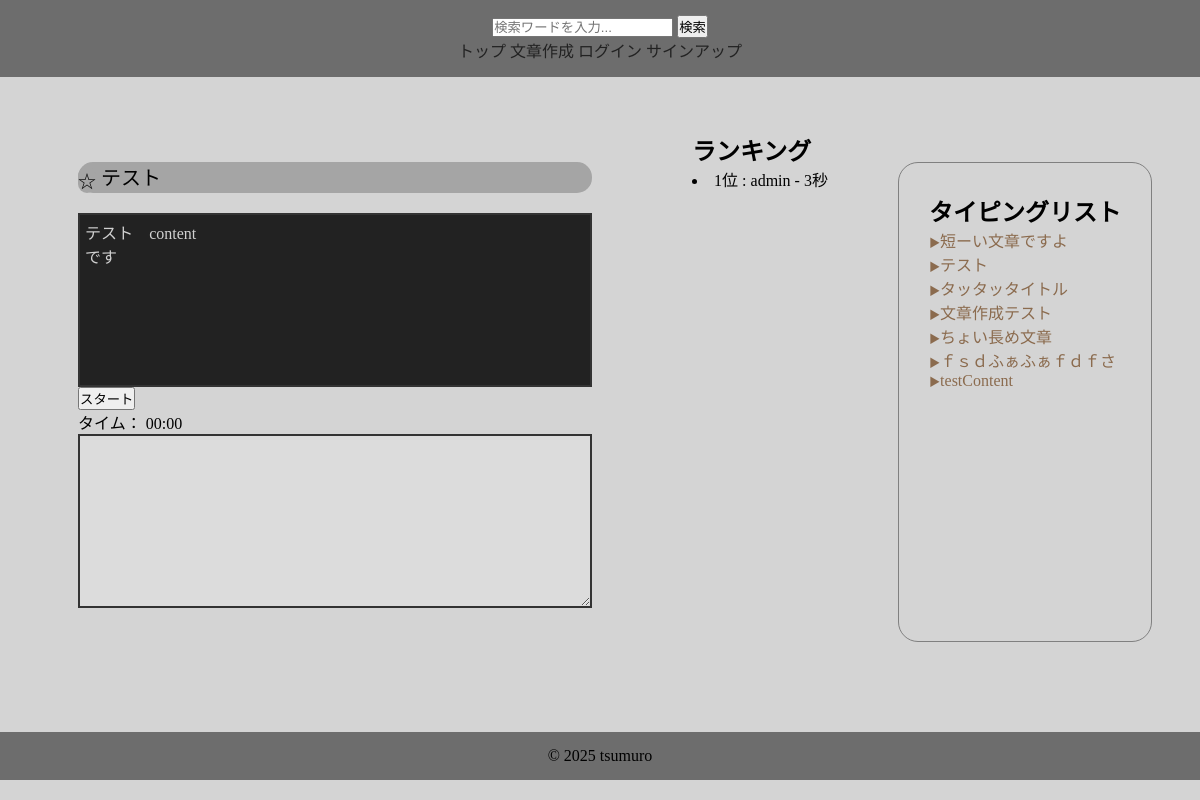
/1/, run on the app's committed database.
### contentapp/models.py (models this page shows, shortened)
class Content(models.Model):
    user = models.ForeignKey(
        settings.AUTH_USER_MODEL,
        on_delete=models.SET_NULL,
        null=True,
        blank=True
    )
    title = models.CharField(max_length=30, unique=True)
    sentence = models.TextField()
    category = models.ForeignKey(
        Category,
        on_delete=models.SET_NULL,
        null=True,
        blank=True,
    )
    is_public = models.BooleanField(default=True)
    play_count = models.IntegerField(default=0)
    created_at = models.DateTimeField(auto_now_add=True)

### typingapp/models.py (models this page shows, shortened)
class History(models.Model):
    user = models.ForeignKey(CustomUser, on_delete=models.CASCADE)
    title = models.ForeignKey(Content, on_delete=models.CASCADE)
    typing_time = models.IntegerField()

### accounts/models.py (models this page shows)
class CustomUser(AbstractUser):
    pass

### typingapp/views.py (the view, shortened to what this page needs)
# urls.py: path('<int:pk>/', views.IndexView.as_view(), name='typing'),
class IndexView(generic.DetailView):
    model = Content
    template_name = "index.html"
    context_object_name = "content_object"
    def get_object(self, queryset=None):
        pk = self.kwargs.get("pk", 1)
        return Content.objects.get(pk=pk)
    def get_context_data(self, **kwargs):
        context = super().get_context_data(**kwargs)
        pk = self.kwargs['pk']
        content = Content.objects.get(pk=pk)
        if self.request.user.is_authenticated:
            is_favorite = Favorite.objects.filter(user=self.request.user, title=content).exists()
        else:
            is_favorite = False
        context['is_favorite'] = is_favorite
        context['content_list'] = Content.objects.filter(is_public=True).order_by('-play_count')
        context['ranking_list'] = History.objects.filter(title__title=self.object.title).order_by("typing_time")
        return context

### typingapp/templates/index.html (shortened to what this page needs)
{% extends "base.html" %}
{% load static %}
{% block contents %}
<div class="index-content">
    <div class="typing-content">
        <div id="title">
            <form method="POST">
                <p>
                    {% if is_favorite %}
                    <input type="hidden" name="action" value="delete_favorite">
                    <button id="favorite-button" type="submit">★</button>
                    {% else %}
                    <button id="favorite-button" type="submit">☆</button>
                    {% endif %}
                    {{ content_object.title }}
                </p>
            </form>
        </div>
        <div id="target-sentence">{{ content_object.sentence }}</div>
        <br>
        <button id="start-button">スタート</button>
        <div id="timer">タイム： 00:00</div>
        <textarea id="typing-input" disabled></textarea>
    </div>
    <div class="ranking_list">
        <h2>ランキング</h2>
        {% for ranking in ranking_list %}
            <li>{{ forloop.counter }}位 : {{ ranking.user }} - {{ ranking.typing_time }}秒</li>
        {% empty %}
            <p>まだランキングがありません</p>
        {% endfor %}
    </div>
    <div class="content-list">
        <h2>タイピングリスト</h2>
        {% for content in content_list %}
        <li><a href="{% url "typingapp:typing" content.pk %}">{{ content.title }}</a></li>
        {% endfor %}
    </div>
</div>
{% endblock  %}

### typingproject/static/css/style.css (style rules this page uses)
#target-sentence { white-space: pre-wrap; display: inline-block; }
* { margin: 0; padding: 0; }
html, body { height: 100%; margin: 0; padding: 0; background-color: #d4d4d4; }
.index-content { display: flex; justify-content: center; gap: 70px; }
.typing-content, .content-list { display: inline-block; padding: 30px; }
.content-list { margin-top: 30px; list-style: none; border: solid gray 1px; border-radius: 20px; }
.content-list li { word-wrap: break-word; overflow-wrap: break-word; white-space: pre-wrap; max-width: 250px; }
.content-list a, .mypage-list a { text-decoration: none; color: #8b6b4e; transition: color 0.3s ease, opacity 0.3s ease; }
.content-list li::before, .mypage-list li::before { content: "▶"; color: #8b6b4e; font-size: 0.7rem; }
#title { background-color: #a5a5a5; margin-bottom: 20px; border-radius: 15px; font-size: 20px; }
#target-sentence, #typing-input { min-width: 500px; min-height: 20vh; border: 2px solid #333333; padding: 5px; }
#target-sentence { background-color: #222222; color: #d1d1d1; }
#favorite-button { border: none; background-color: #a5a5a5; border-radius: 100px; font-size: 18px; vertical-align: middle; }

### data on the page
Content: title "テスト"
History: user "admin", typing_time "3"
Content: title "短ーい文章ですよ"
Content: title "タッタッタイトル"
Content: title "文章作成テスト"
Content: title "ちょい長め文章"
Content: title "ｆｓｄふぁふぁｆｄｆさ"
Content: title "testContent"
